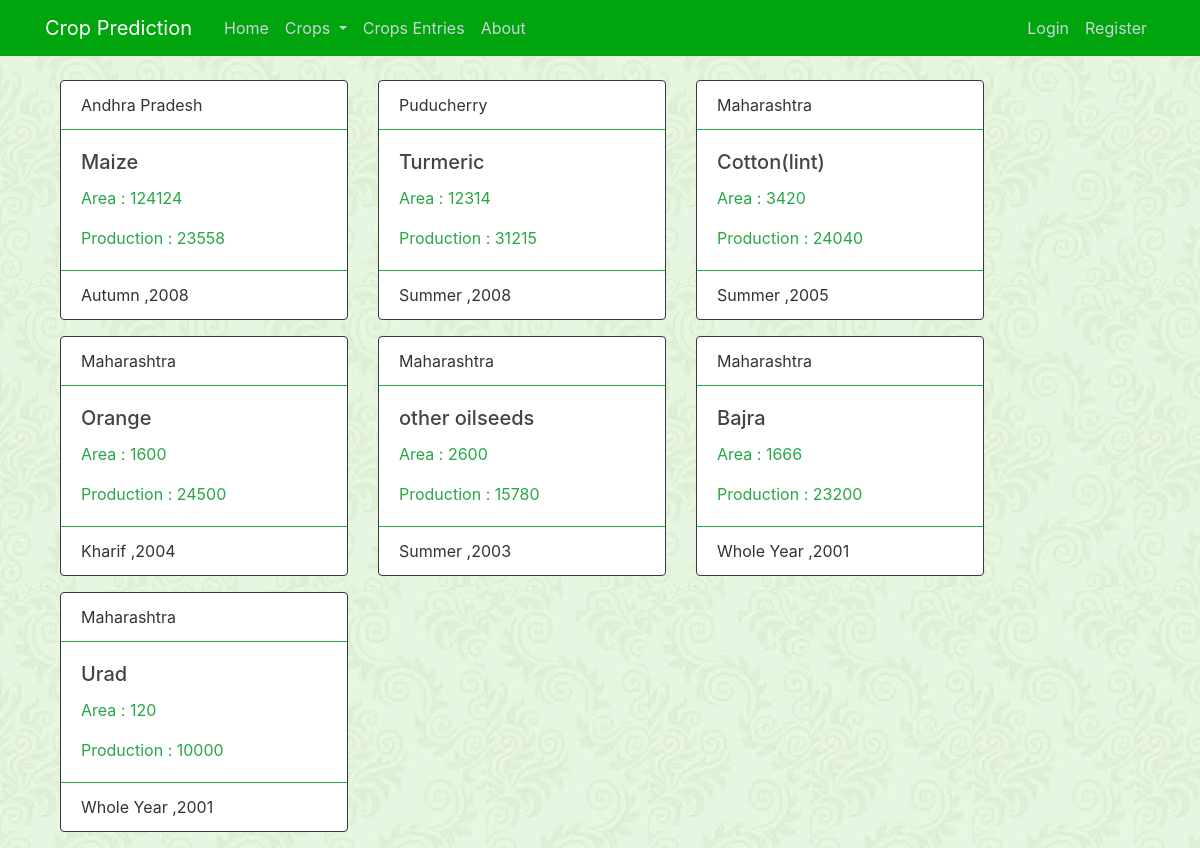
The app's page /crops/ with its own data.
### crop/models.py (models this page shows, shortened)
class Crop(models.Model):
	state = models.CharField(max_length=100,choices=state_choices)
	year = models.IntegerField()
	season = models.CharField(max_length=50,choices=season_choices)
	crop = models.CharField(max_length=100,choices=crops_choices)
	area = models.IntegerField()
	production = models.IntegerField()

### crop/views.py (the view)
# urls.py: path('crops/', views.CropListView.as_view(), name='crops'),
class CropListView(ListView):
    model = Crop
    template_name = 'crop/crops.html'
    context_object_name = 'crops'
    ordering = ['-id']
    paginate_by = 12

### crop/templates/crop/crops.html (shortened to what this page needs)
{% extends "crop/base.html" %}
{% block body %}
  <div class="row">
    {% for crop in crops %}
      <div class="col-auto">
        <div class="card border-dark  mb-3" style="width: 18rem;">
          <div class="card-header bg-transparent border-success">
            {{crop.state}}
          </div>
          <div class="card-body text-success">
            <h5 class="card-title">{{crop.crop}}</h5>
            <p class="card-text">Area : {{crop.area}}</p>
            <p class="card-text">Production : {{crop.production}}</p>
          </div>
          <div class="card-footer bg-transparent border-success">{{crop.season}},{{crop.year}}</div>
        </div>
      </div>
    {% endfor %}
  </div>
{% endblock body %}

### crop/templates/crop/base.html (shortened to what this page needs)
{% load static %}
<!DOCTYPE html>
<html>
<head>
    <link rel="stylesheet" href="https://maxcdn.bootstrapcdn.com/bootstrap/4.0.0/css/bootstrap.min.css">
    <link rel="stylesheet" type="text/css" href="{% static "crop/main.css" %}">
</head>
<body style="background-image: url('{% static "crop/download.jpg" %}');">
	<header class="site-header">
		<nav class="navbar navbar-expand-md navbar-dark navbar fixed-top" style="background-color: #00a50e;">
			<div class="container">
				<a class="navbar-brand mr-4" href="/">Crop Prediction</a>
				<div class="collapse navbar-collapse" id="navbarToggle">
					<div class="navbar-nav mr-auto">
						<a class="nav-item nav-link" href="{% url 'home' %}">Home</a>
						<div class="nav-item dropdown">
							<a class="nav-link dropdown-toggle p" id="navbarDropdown" role="button" data-toggle="dropdown" aria-haspopup="true" aria-expanded="false">
							Crops
							</a>
						</div>
						<a class="nav-item nav-link" href="{% url 'crops' %}">Crops Entries</a>
						<a class="nav-item nav-link" href="{% url 'about' %}">About</a>
					</div>
					<div class="navbar-nav">
					{% if user.is_authenticated %}
					{% if user.is_superuser %}
						<a class="nav-item nav-link" href="{% url 'admin:index' %}">Admin</a>
					{% endif %}
						<a class="nav-item nav-link" href="{% url 'crops-entry' %}">Add new data</a>
						<a class="nav-item nav-link" href="{% url 'profile' %}">My Profile</a>
						<a class="nav-item nav-link" href="{% url 'logout' %}">Logout</a>
					{% else %}
						<a class="nav-item nav-link" href="{% url 'login' %}">Login</a>
						<a class="nav-item nav-link" href="{% url 'register' %}">Register</a>
					{% endif %}
					</div>
				</div>
			</div>
		</nav>
	</header>
	<main role="main" class="container">
	<div class="container" >
		{% block body %}
		{% endblock body %}
	</div>
	</main>
</body>
</html>

### crop/static/crop/main.css (style rules this page uses)
body { color: #333333; margin-top: 5rem; }
h1, h2, h3, h4, h5, h6 { color: #444444; }
.site-header .navbar-nav .nav-link { color: #cbd5db; }
.p { cursor: pointer; }

### records on screen
Crop: state "Andhra Pradesh", crop "Maize", area "124124", production "23558", season "Autumn", year "2008"
Crop: state "Puducherry", crop "Turmeric", area "12314", production "31215", season "Summer", year "2008"
Crop: state "Maharashtra", crop "Cotton(lint)", area "3420", production "24040", season "Summer", year "2005"
Crop: state "Maharashtra", crop "Orange", area "1600", production "24500", season "Kharif", year "2004"
Crop: state "Maharashtra", crop "other oilseeds", area "2600", production "15780", season "Summer", year "2003"
Crop: state "Maharashtra", crop "Bajra", area "1666", production "23200", season "Whole Year", year "2001"
Crop: state "Maharashtra", crop "Urad", area "120", production "10000", season "Whole Year", year "2001"
